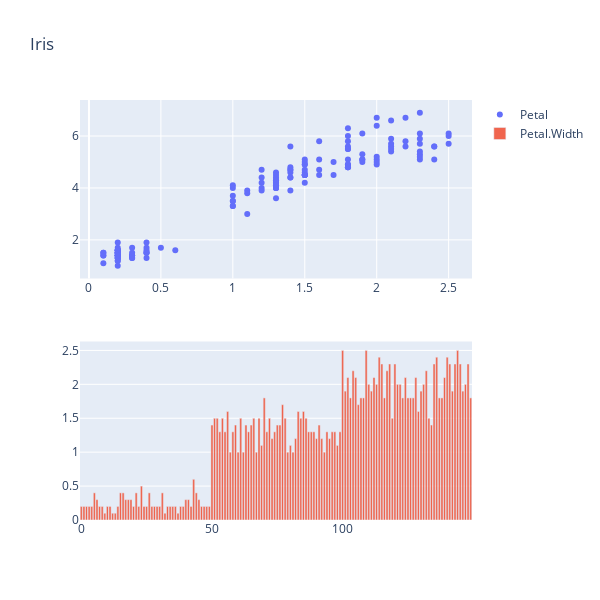

Notebook code for this chart:
### Code cell
# 绘制子图

from plotly import tools

fig = tools.make_subplots(rows=2, cols=1)
# 绘制基础画布

fig.append_trace(x1,1,1)
# 画布添加数据1

fig.append_trace(x3,2,1)
# 添加数据2

fig["layout"].update(height=600, width=600, title="Iris")
# 更新布局

py.offline.iplot(fig)

### Figure 1 — Plotly figure (JSON) as saved in the notebook; plotly's stock layout.template omitted (floating-point values rounded to 4 significant figures; data arrays with more than 128 entries replaced by an {"elided": "..."} marker saying what was removed)
{"data": [{"mode": "markers", "name": "Petal", "type": "scatter", "x": {"elided": "150 float values"}, "xaxis": "x", "y": {"elided": "150 float values"}, "yaxis": "y"}, {"name": "Petal.Width", "opacity": 0.9, "type": "bar", "x": {"elided": "150 int values"}, "xaxis": "x2", "y": {"elided": "150 float values"}, "yaxis": "y2"}], "layout": {"height": 600, "title": {"text": "Iris"}, "width": 600, "xaxis": {"anchor": "y", "domain": [0, 1]}, "xaxis2": {"anchor": "y2", "domain": [0, 1]}, "yaxis": {"anchor": "x", "domain": [0.575, 1]}, "yaxis2": {"anchor": "x2", "domain": [0, 0.425]}}}
